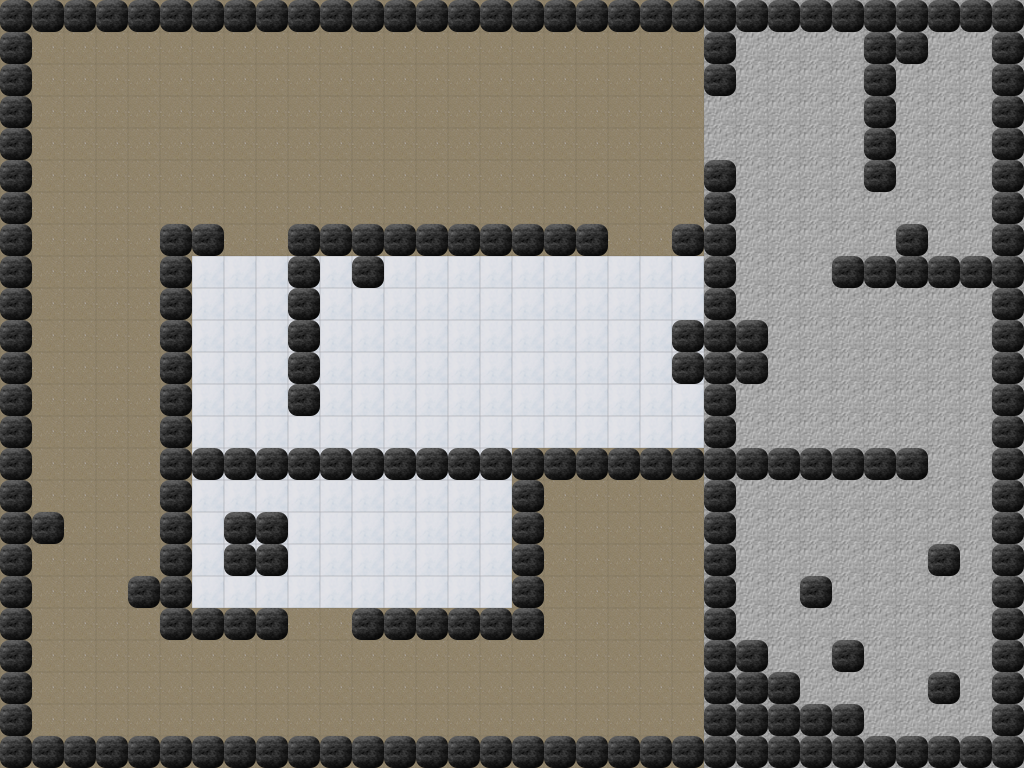

Tiled map render using the project's own tile images. Description and the map definition, with tile-layer contents summarised, below:
An orthogonal 32x24 tile map with 32x32 px tiles, 2 tile layers (floor, walls), 1 hidden layer not drawn, 2 tilesets and 29 objects (3x Turret, 2x GuardPuzzleDoor, 2x PuzzleGuardDoor, 2x LockEntity, 2x NoviceGuard, ...).

<map version="1.0" orientation="orthogonal" width="32" height="24" tilewidth="32" tileheight="32">
 <tileset firstgid="1" name="facility1_level_tiles" tilewidth="32" tileheight="32">
  <image source="../images/facility1_level_tiles.png" width="192" height="64" />
  <tile id="2">
   <properties>
    <property name="type" value="platform" />
   </properties>
  </tile>
  <tile id="3">
   <properties>
    <property name="type" value="platform" />
   </properties>
  </tile>
  <tile id="7">
   <properties>
    <property name="type" value="platform" />
   </properties>
  </tile>
  <tile id="8">
   <properties>
    <property name="type" value="platform" />
   </properties>
  </tile>
 </tileset>
 <tileset firstgid="13" name="collision_tiles" tilewidth="32" tileheight="32">
  <image source="../images/collision_tiles.png" width="192" height="32" />
 </tileset>
 <layer name="floor" width="32" height="24">
  <data>[768 cells, 768 non-empty, 3 distinct tile ids]</data>
 </layer>
 <layer name="walls" width="32" height="24">
  <data>[768 cells, 227 non-empty, 1 distinct tile ids]</data>
 </layer>
 <objectgroup color="#0080ff" name="AudioZones" width="32" height="24">
  <object name="HomeKeyDoor" x="928" y="480" width="64" height="32" />
  <object name="KeyGuardDoor" x="736" y="96" width="32" height="64" />
  <object name="GuardKeyDoor" x="672" y="96" width="32" height="64" />
  <object name="KeyHomeDoor" x="928" y="416" width="64" height="32" />
  <object name="GuardPuzzleDoor" x="608" y="192" width="64" height="32" />
  <object name="PuzzleGuardDoor" x="608" y="256" width="64" height="32" />
  <object name="TeleportGuardDoor" x="288" y="576" width="64" height="32" />
  <object name="GuardTeleportDoor" x="288" y="640" width="64" height="32" />
  <object name="GuardPuzzleDoor" x="224" y="192" width="64" height="32" />
  <object name="PuzzleGuardDoor" x="224" y="256" width="64" height="32" />
 </objectgroup>
 <layer name="collision" width="32" height="24" visible="0">
  <data>[768 cells, 227 non-empty, 1 distinct tile ids]</data>
 </layer>
 <objectgroup color="#ff00ff" name="Items" width="32" height="24">
  <object name="teleporter" x="416" y="512" width="64" height="64">
   <properties>
    <property name="image" value="teleporter_tiles" />
    <property name="spritewidth" value="64" />
   </properties>
  </object>
  <object name="enginePiece" x="320" y="256" width="32" height="32">
   <properties>
    <property name="image" value="engine_piece" />
    <property name="spritewidth" value="32" />
   </properties>
  </object>
  <object name="KeyEntity" x="960" y="32" width="32" height="32">
   <properties>
    <property name="image" value="key" />
    <property name="spritewidth" value="32" />
   </properties>
  </object>
  <object name="WaterSpawn" x="736" y="32" width="128" height="224">
   <properties>
    <property name="image" value="water" />
    <property name="spritewidth" value="32" />
   </properties>
  </object>
  <object name="RSandwichSpawn" x="192" y="256" width="96" height="192">
   <properties>
    <property name="image" value="fresh_sandwich" />
    <property name="spritewidth" value="32" />
   </properties>
  </object>
  <object name="FSandwichSpawn" x="544" y="480" width="160" height="160">
   <properties>
    <property name="image" value="rotten_sandwich" />
    <property name="spritewidth" value="32" />
   </properties>
  </object>
  <object name="LockEntity" x="704" y="128" width="32" height="32">
   <properties>
    <property name="image" value="lock" />
    <property name="spritewidth" value="32" />
   </properties>
  </object>
  <object name="LockEntity" x="704" y="96" width="32" height="32">
   <properties>
    <property name="image" value="lock" />
    <property name="spritewidth" value="32" />
   </properties>
  </object>
 </objectgroup>
 <objectgroup color="#00ff00" name="PlayerEntity" width="32" height="24">
  <object name="player" x="864" y="576" width="32" height="32">
   <properties>
    <property name="image" value="alien_tiles" />
    <property name="spriteheight" value="32" />
    <property name="spritewidth" value="32" />
   </properties>
  </object>
 </objectgroup>
 <objectgroup color="#ff0000" name="GuardEntities" width="32" height="24">
  <object name="NoviceGuard" x="384" y="64" width="288" height="128">
   <properties>
    <property name="image" value="guard_novice_tiles" />
    <property name="spritewidth" value="32" />
   </properties>
  </object>
  <object name="NoviceGuard" x="64" y="64" width="288" height="128">
   <properties>
    <property name="image" value="guard_novice_tiles" />
    <property name="spritewidth" value="32" />
   </properties>
  </object>
  <object name="ProGuard" x="320" y="288" width="288" height="128">
   <properties>
    <property name="image" value="guard_pro_tiles" />
    <property name="spritewidth" value="32" />
   </properties>
  </object>
  <object name="EliteGuard" x="32" y="288" width="128" height="192">
   <properties>
    <property name="image" value="guard_elite_tiles" />
    <property name="spritewidth" value="32" />
   </properties>
  </object>
  <object name="Doctor" x="32" y="640" width="512" height="96">
   <properties>
    <property name="image" value="doctor_tiles" />
    <property name="jump" value="3" />
    <property name="speed" value="1500" />
    <property name="spriteheight" value="32" />
    <property name="spritewidth" value="32" />
    <property name="vision" value="7" />
   </properties>
  </object>
 </objectgroup>
 <objectgroup color="#1101f0" name="TurretEntities" width="32" height="24">
  <object name="Turret" x="736" y="416" width="32" height="32">
   <properties>
    <property name="direction" value="east" />
    <property name="image" value="turret_tiles" />
    <property name="spriteheight" value="32" />
    <property name="spritewidth" value="32" />
    <property name="type" value="solid" />
   </properties>
  </object>
  <object name="Advanced_Turret" x="480" y="576" width="32" height="32">
   <properties>
    <property name="direction" value="west" />
    <property name="image" value="turret_advanced_tiles" />
    <property name="spriteheight" value="32" />
    <property name="spritewidth" value="32" />
    <property name="type" value="solid" />
   </properties>
  </object>
  <object name="Advanced_Turret" x="384" y="480" width="32" height="32">
   <properties>
    <property name="direction" value="south" />
    <property name="image" value="turret_advanced_tiles" />
    <property name="spriteheight" value="32" />
    <property name="spritewidth" value="32" />
    <property name="type" value="solid" />
   </properties>
  </object>
  <object name="Turret" x="960" y="192" width="32" height="32">
   <properties>
    <property name="direction" value="west" />
    <property name="image" value="turret_tiles" />
    <property name="spriteheight" value="32" />
    <property name="spritewidth" value="32" />
    <property name="type" value="solid" />
   </properties>
  </object>
  <object name="Turret" x="736" y="288" width="32" height="32">
   <properties>
    <property name="direction" value="north" />
    <property name="image" value="turret_tiles" />
    <property name="spriteheight" value="32" />
    <property name="spritewidth" value="32" />
    <property name="type" value="solid" />
   </properties>
  </object>
 </objectgroup>
</map>